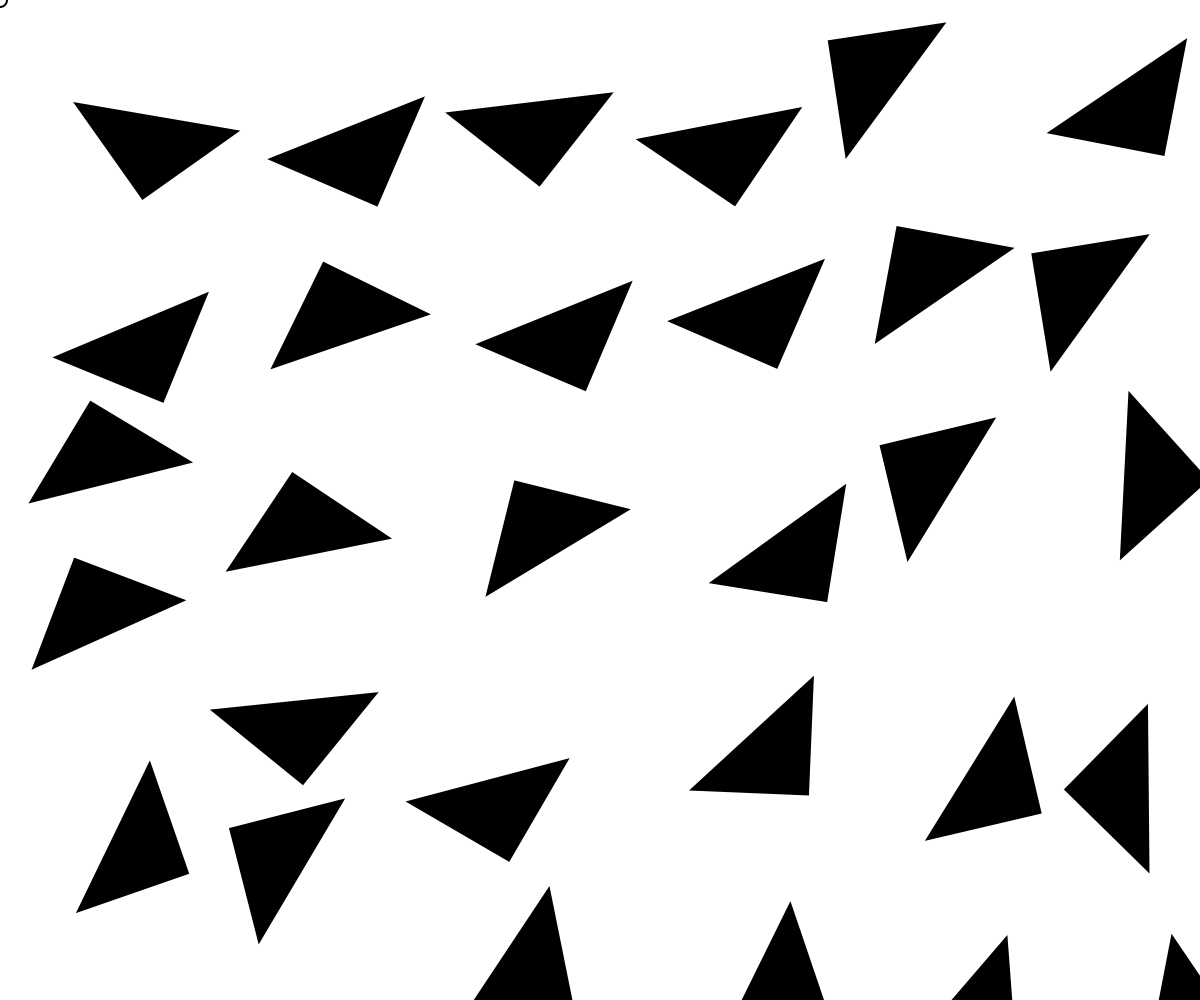
Frame 1 (no input)
Frame 60 (no input): identical to frame 1, image omitted
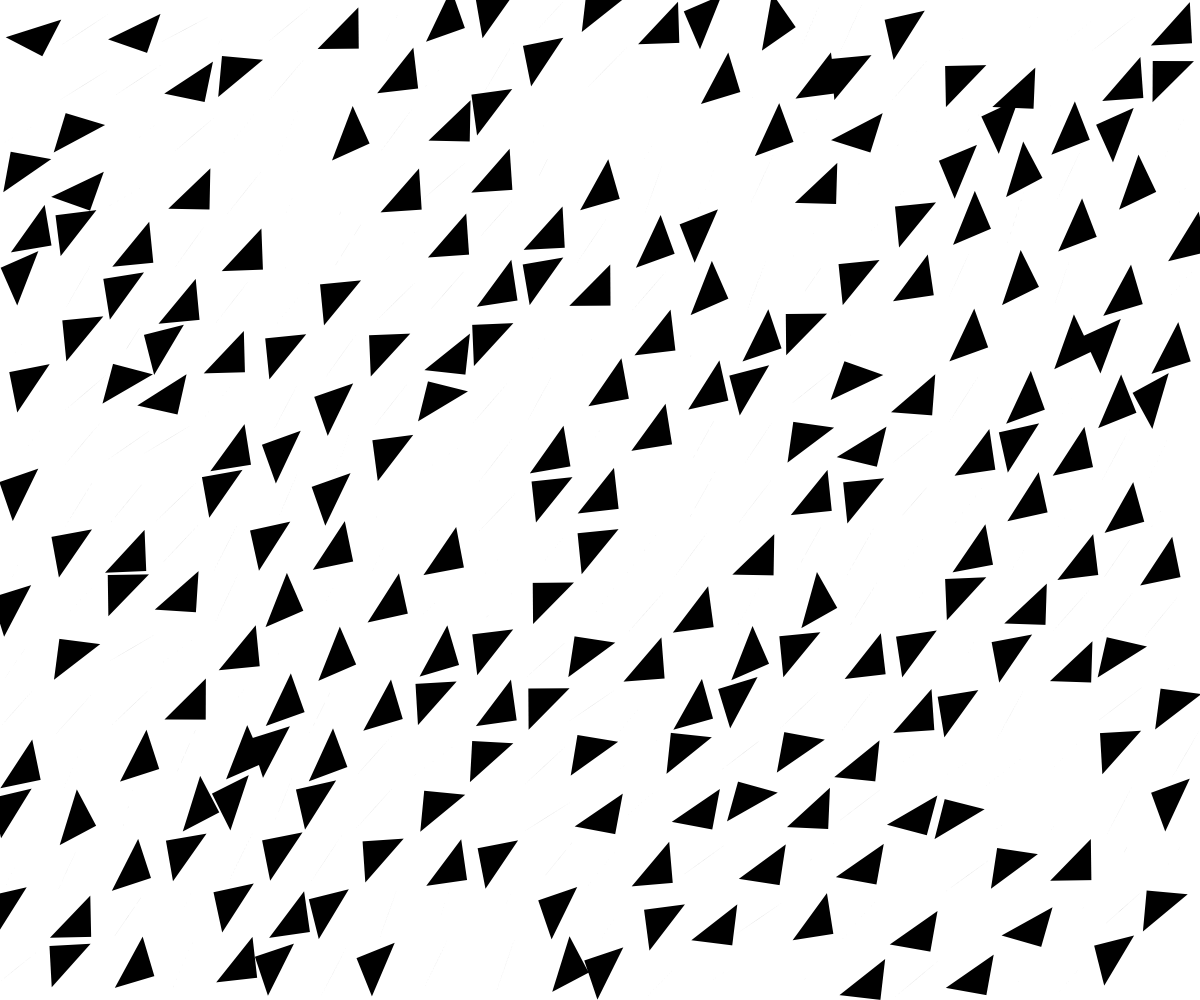
Frame 120 (the mouse pressed at the canvas centre since frame 60)

The p5.js sketch that drew these frames (run headless with seeded random() and noise() and a simulated clock; from frame 60 on, the mouse is pressed at the canvas centre):

// p5.js sketch
// ── sketch.js
const SEED = 99173;
const CANVAS_W = 900;
const CANVAS_H = 800;

function setup() {
  canvas = createCanvas(windowWidth, windowHeight);
  pixelDensity(2);
  noCursor();
}

function draw() {
  background(255);

  const t = constrain(mouseY / height, 0, 1);
  const ease = t * t * (3 - 2 * t); 

  const cols = max(2, round(map(constrain(mouseX, 0, width), 0, width, 6, 40)));
  const cellW = width / cols;
  const rows = max(2, round(height / cellW));
  const cellH = height / rows;
  const cellSize = min(cellW, cellH);

  const s = lerp(cellSize * 0.6, cellSize * 0.98, ease);

  noiseSeed(SEED);
  randomSeed(SEED);

  noStroke();
  fill(0);

  for (let i = 0; i < cols; i++) {
    for (let j = 0; j < rows; j++) {

      const gx = (i + 0.5) * cellW;
      const gy = (j + 0.5) * cellH;


      const offAmp = cellSize * 1.1;
      const ox = (noise(i * 0.31, j * 0.29) - 0.5) * 2 * offAmp;
      const oy = (noise(i * 0.33 + 80, j * 0.27 + 80) - 0.5) * 2 * offAmp;

      const sx = gx + ox;
      const sy = gy + oy;
      const x = lerp(sx, gx, ease);
      const y = lerp(sy, gy, ease);

      const baseRot = (noise(i * 0.37 + 200, j * 0.41 + 200) - 0.5) * PI;
      const rot = lerp(baseRot, 0, ease);

      const startIsA = noise(i * 0.5 + 500, j * 0.5 + 500) > 0.5;
      const targetIsA = ((i + j) % 2) === 1;

      const triA = [
        { x: -s / 2, y: -s / 2 },
        { x:  s / 2, y: -s / 2 },
        { x: -s / 2, y:  s / 2 },
      ];
      const triB = [
        { x:  s / 2, y:  s / 2 },
        { x:  s / 2, y: -s / 2 },
        { x: -s / 2, y:  s / 2 },
      ];

      const S = startIsA ? triA : triB;
      const T = targetIsA ? triA : triB;

      const v0 = { x: lerp(S[0].x, T[0].x, ease), y: lerp(S[0].y, T[0].y, ease) };
      const v1 = { x: lerp(S[1].x, T[1].x, ease), y: lerp(S[1].y, T[1].y, ease) };
      const v2 = { x: lerp(S[2].x, T[2].x, ease), y: lerp(S[2].y, T[2].y, ease) };

      push();
      translate(x, y);
      rotate(rot);
      triangle(v0.x, v0.y, v1.x, v1.y, v2.x, v2.y);
      pop();
    }
  }

  push();
  noFill();
  stroke(0);
  strokeWeight(2);
  circle(mouseX, mouseY, 14);
  pop();
}
// ── embed.html
<!DOCTYPE html>

<head>
    <title>embedded example</title>
    <script src="../../lib/p5.min.js"></script>
    <script src="../../lib/dat.gui.min.js"></script>

    <script src="Triangle_pattern.js.js"></script>

    <!-- this line removes any default padding and style. you might only need one of these values set. -->
    <style>
        body {
            margin: 0;
            padding: 0;
            overflow: hidden;
        }

        canvas {
            /* margin: auto; */
        }

        /* Quick and dirty way to change DAT GUI position if needed */
        .dg.a {
            /*margin-top: 45px !important;*/
        }
    </style>

</head>

<body>

</body>

</html>
